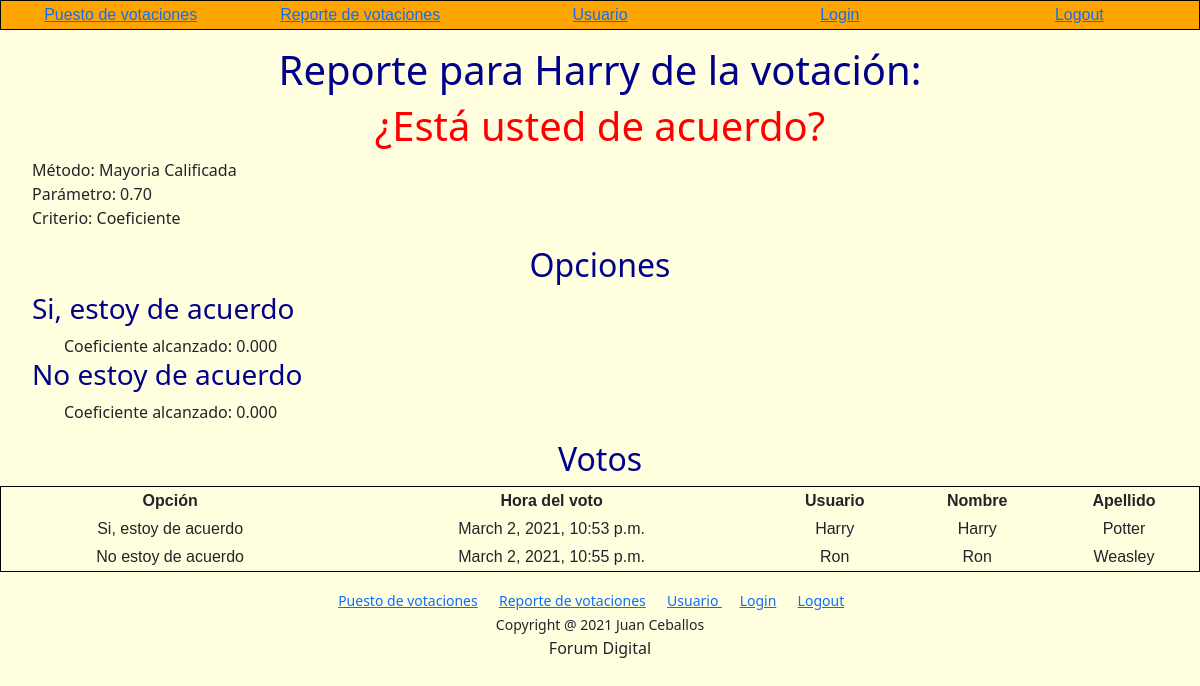
Screenshot of /poll/1 (signed in) with the database file from the repository.
### poll/models.py (models this page shows, shortened)
class Poll(models.Model):
    class Method(models.TextChoices):
        MAYORIA_CALIFICADA = 'Mayoria Calificada'
        MAYORIA_SIMPLE = 'Mayoría Simple'
        VERIFICA_QUORUM = 'Verificación del Quorum'
    class Criteria(models.TextChoices):
        INDIVIDUAL = 'Individual'
        COEFICIENT = 'Coeficiente'
        SHARES = 'Acciones'
    question = models.CharField(max_length=127)
    method = models.CharField(max_length=23, choices=Method.choices, default=Method.MAYORIA_CALIFICADA)
    parameter = models.DecimalField(max_digits=5, decimal_places=2,default=0.7)
    criteria = models.CharField(max_length=11, choices=Criteria.choices, default=Criteria.COEFICIENT)
    max_voters = models.IntegerField(default=0)
    max_shares = models.IntegerField(default=0)
    start_time = models.DateTimeField()
    end_time = models.DateTimeField()

class Option(models.Model):
    poll = models.ForeignKey(Poll, on_delete=models.CASCADE, related_name="poll")
    answer = models.CharField(max_length=127)
    coeficient = models.DecimalField(max_digits=3, decimal_places=3, default=0.0)
    votes = models.IntegerField(default=0)
    shares = models.IntegerField(default=0)

class Vote(models.Model):
    poll = models.ForeignKey(Poll, on_delete=models.CASCADE, related_name="questions")
    option = models.ForeignKey(Option, on_delete=models.CASCADE, related_name="choices")
    voter = models.ForeignKey(User, on_delete=models.CASCADE, related_name="votes")
    vote_time = models.DateTimeField()

### poll/views.py (the view)
# urls.py: path("<int:poll_id>", views.poll_view, name="poll")
def poll_view(request, poll_id):
    if request.user.is_authenticated:
        return render(request, "poll/poll.html", {
            "poll": Poll.objects.get(pk=poll_id),
            "options": Option.objects.filter(poll=poll_id),
            "votes": Vote.objects.filter(poll=poll_id).order_by('option')
        })
    else:
        return HttpResponseRedirect(reverse("login"))

### poll/templates/poll/poll.html (shortened to what this page needs)
{% extends "poll/layout.html" %}
{% block body %}
    <h1>
        Reporte para {{ request.user.username }} de la votación:
    </h1>
    <h1 class="baz">
        {{ poll.question }}
    </h1>
    <ul>
        Método: {{ poll.method }}<br>
        Parámetro: {{ poll.parameter }}<br>
        Criterio: {{ poll.criteria }}<br>
    </ul>
    <h2>Opciones</h2>
    <ul>
        {% for option in options %}
            <h3>
                {{ option.answer }}
            </h3>
            <ul>
                {% if poll.criteria == "Coeficiente" %}
                    Coeficiente alcanzado: {{ option.coeficient }}<br>
                {% endif %}
            </ul>
            {% empty %}
                <p>No hay opciones</p>
        {% endfor %}
    </ul>
    <h2>Votos</h2>
    <table>
        <thead>
            <th>Opción</th>
            <th>Hora del voto</th>
            <th>Usuario</th>
            <th>Nombre</th>
            <th>Apellido</th>
        </thead>
        <tbody>
            {% for vote in votes %}
                <tr>
                    <td>{{ vote.option.answer }}</td>
                    <td>{{ vote.vote_time }}</td>
                    <td>{{ vote.voter }}</td>
                    <td>{{ vote.voter.first_name }} </td>
                    <td>{{ vote.voter.last_name }}</td>
                </tr>
                {% empty %}
                <li>No hay votos</li>
            {% endfor %}
        </tbody>
    </table>
{% endblock %}

### poll/static/poll/styles.css (style rules this page uses)
h1, h2 { color: darkblue; text-align: center; }
h3 { color: darkblue; }
table { border: 1px solid black; border-collapse: collapse; text-align: center; font-family : Arial, sans-serif; width: 100%; }
td, th { border: 1px solid darkblue; font-family : Arial, sans-serif; padding: 2px; }
.baz { color: red; text-align: center; }
@media (min-width: 600px) { body { background-color: lightyellow; } }

### poll/templates/poll/layout.html (style rules this page uses)
body { background: lightyellow !important; }

### rows the page displays
Poll: question "¿Está usted de acuerdo?", method "Mayoria Calificada", parameter "0.70", criteria "Coeficiente"
Option: answer "Si, estoy de acuerdo", coeficient "0.000"
Option: answer "No estoy de acuerdo", coeficient "0.000"
Vote: option.answer "Si, estoy de acuerdo", vote_time "March 2, 2021, 10:53 p.m.", voter "Harry", voter.first_name "Harry", voter.last_name "Potter"
Vote: option.answer "No estoy de acuerdo", vote_time "March 2, 2021, 10:55 p.m.", voter "Ron", voter.first_name "Ron", voter.last_name "Weasley"

### other values shown
{{ request.user.username }} "Harry"
